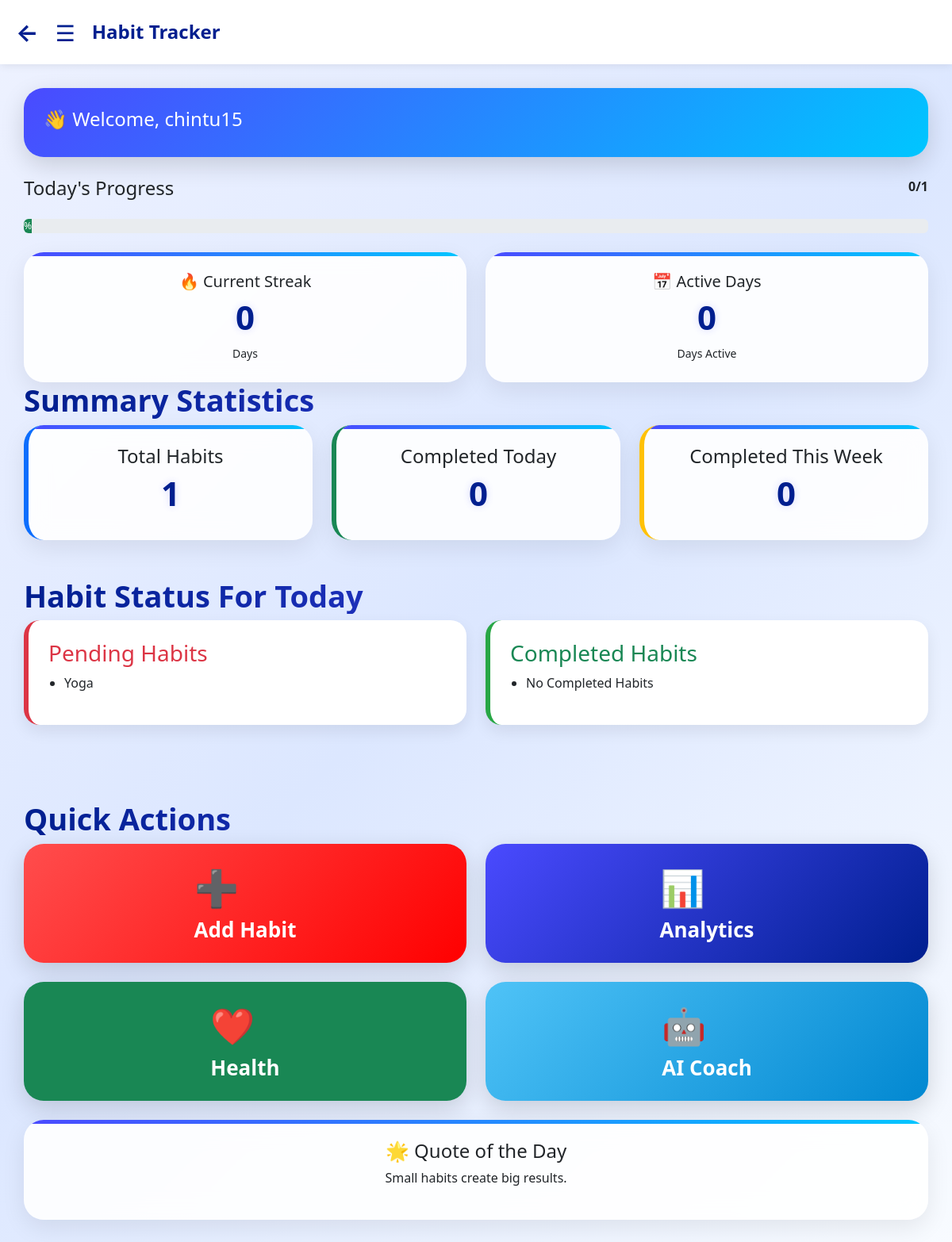
/dashboard/ (signed in), run on an earlier commit of the app's database.
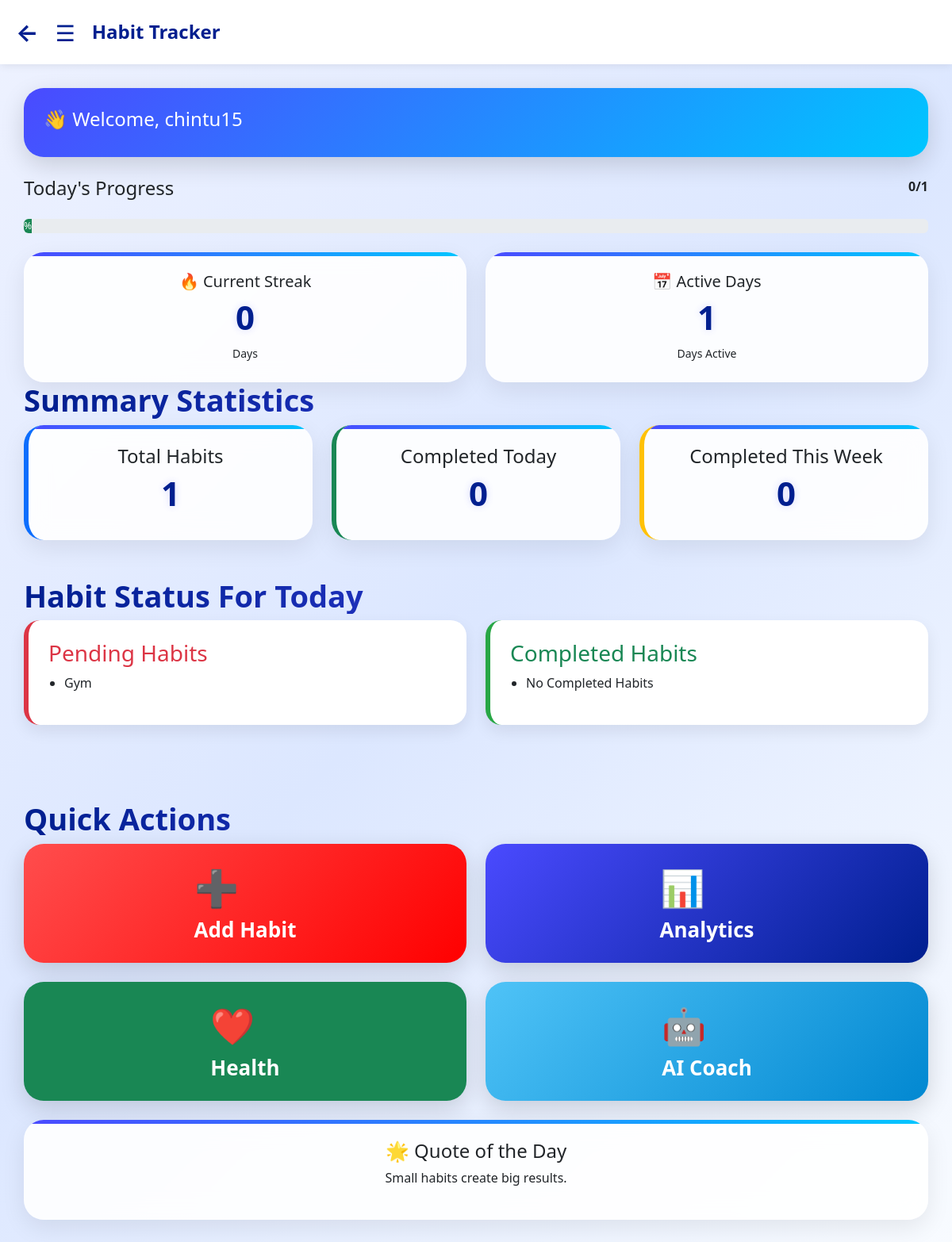
And on a later commit of the database.
### habits/models.py (models this page shows, shortened)
class Habit(models.Model):
    user = models.ForeignKey(
        User,
        on_delete=models.CASCADE
    )
    name = models.CharField(
        max_length=200
    )
    description = models.TextField(
        blank=True
    )
    category = models.CharField(
    max_length=50,
    default="Health"
    )
    frequency = models.CharField(
    max_length=20,
    default="Daily"
    )
    reminder_time = models.TimeField(
    null=True,
    blank=True
    )
    status = models.CharField(
        max_length=20,
        choices=[
            ('Pending', 'Pending'),
            ('Completed', 'Completed'),
        ],
        default='Pending'
    )
    start_date = models.DateField()
    end_date = models.DateField( null=True,
    blank=True)

### habits/views.py (the view)
# urls.py: path('dashboard/',views.dashboard,name='dashboard'),
@login_required
def dashboard(request):
    today = date.today()
    total_habits = Habit.objects.filter(
        user=request.user
    ).count()
    pending_habits = Habit.objects.filter(
        user=request.user,
        status="Pending"
    )
    completed_habits = Habit.objects.filter(
        user=request.user,
        status="Completed"
    )
    completed_today = HabitLog.objects.filter(
        habit__user=request.user,
        log_date=today,
        completed=True
    ).count()
    completed_week = 0
    habits = Habit.objects.filter(user=request.user)
    for habit in habits:
       total_logs = HabitLog.objects.filter(habit=habit).count()
       completed_logs = HabitLog.objects.filter(
        habit=habit,
        completed=True
        ).count()
       if total_logs > 0 and total_logs == completed_logs:
        completed_week += 1
    active_days = HabitLog.objects.filter(
    habit__user=request.user,
    completed=True
    ).values('log_date').distinct().count()
    current_streak = 0
    check_date = date.today()
    while HabitLog.objects.filter(
        habit__user=request.user,
        log_date=check_date,
        completed=True
    ).exists():
       current_streak += 1
       check_date -= timedelta(days=1)
    context = {
        "total_habits": total_habits,
        "pending_habits": pending_habits,
        "completed_habits": completed_habits,
        "completed_today": completed_today,
        "completed_week": completed_week,
        "active_days": active_days,
        "current_streak": current_streak,
    }
    return render(
        request,
        "habits/dashboard.html",
        context
    )

### habits/templates/habits/dashboard.html (shortened to what the changed rows need)
<!DOCTYPE html>
<html>
<head>
<link href="https://cdn.jsdelivr.net/npm/bootstrap@5.3.0/dist/css/bootstrap.min.css" rel="stylesheet">
</head>
<body>
<div class="main">
    <div class="row mt-4">
        <div class="col-md-6">
            <div class="card-box">
                 <h1>{{ current_streak }}</h1>
            </div>
        </div>
        <div class="col-md-6">
            <div class="card-box">
              <h5>📅 Active Days</h5>
               <h1>{{ active_days }}</h1>
               <small>Days Active</small>
            </div>
         </div>
    </div>
    <h1 class="heading">
        Summary Statistics
    </h1>
    <div class="row">
        <div class="col-md-4">
            <div class="card-box stat-total">
                <h1>{{ total_habits }}</h1>
            </div>
        </div>
        <div class="col-md-4">
            <div class="card-box stat-completed">
                <h1>{{ completed_today }}</h1>
            </div>
        </div>
        <div class="col-md-4">
            <div class="card-box stat-week">
                <h1>{{ completed_week }}</h1>
            </div>
        </div>
    </div>
    <br><br>
    <h1 class="heading">
        Habit Status For Today
    </h1>
    <div class="row">
        <div class="col-md-6">
            <div class="pending-box">
                <ul>
                    {% for habit in pending_habits %}
                    <li>{{ habit.name }}</li>
                    {% empty %}
                    <li>No Pending Habits</li>
                    {% endfor %}
                </ul>
            </div>
        </div>
    </div>
    <br><br>
    <h2 class="heading mt-5">
    Quick Actions
    </h2>
</div>
</body>
</html>

What changed in the data, as far as the page shows it:
removed Habit: name "Yoga"
added Habit: name "Gym"
Also different on the page:
{{ active_days }}: "0" → "1"
